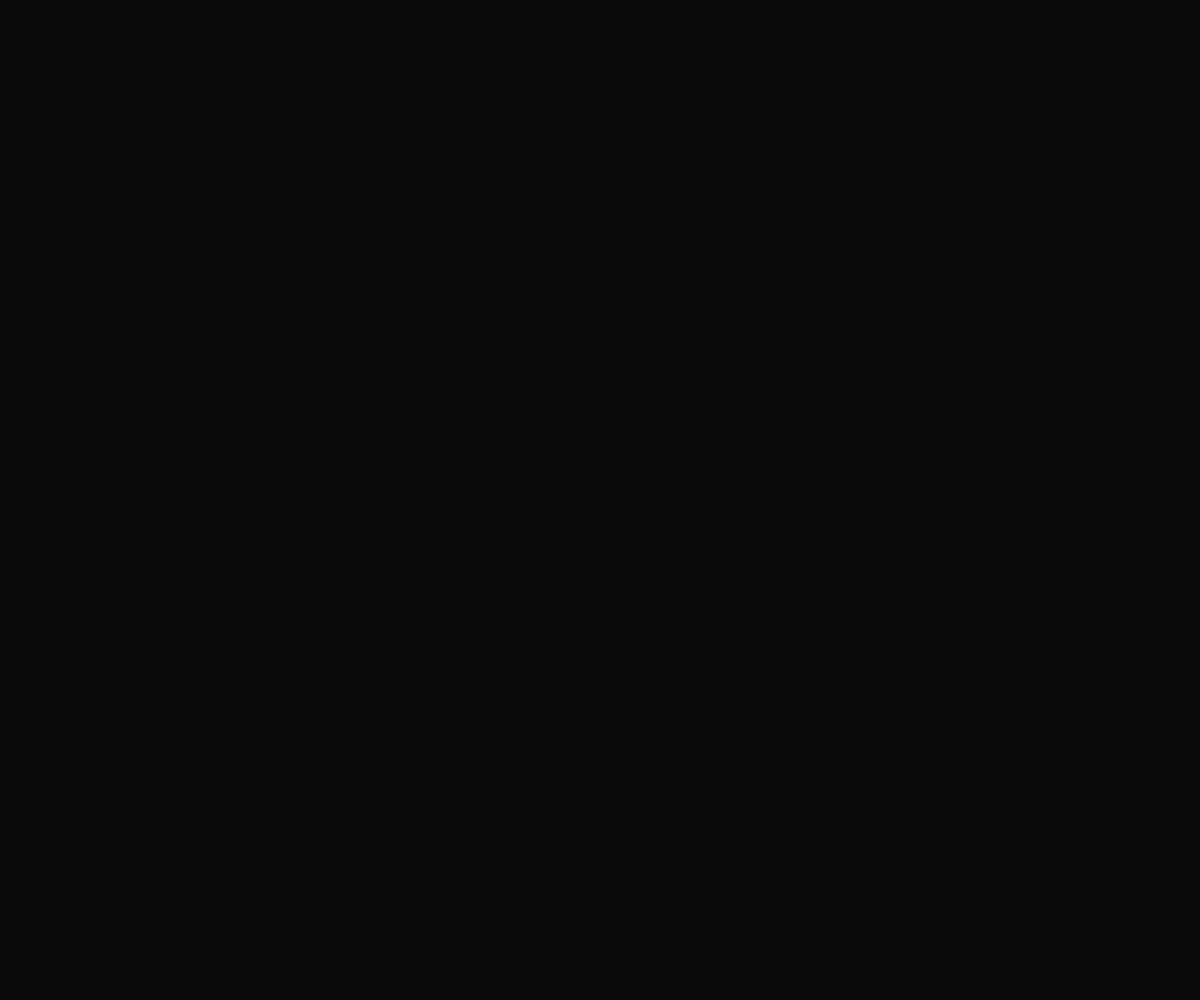
Frame 1 (no input)
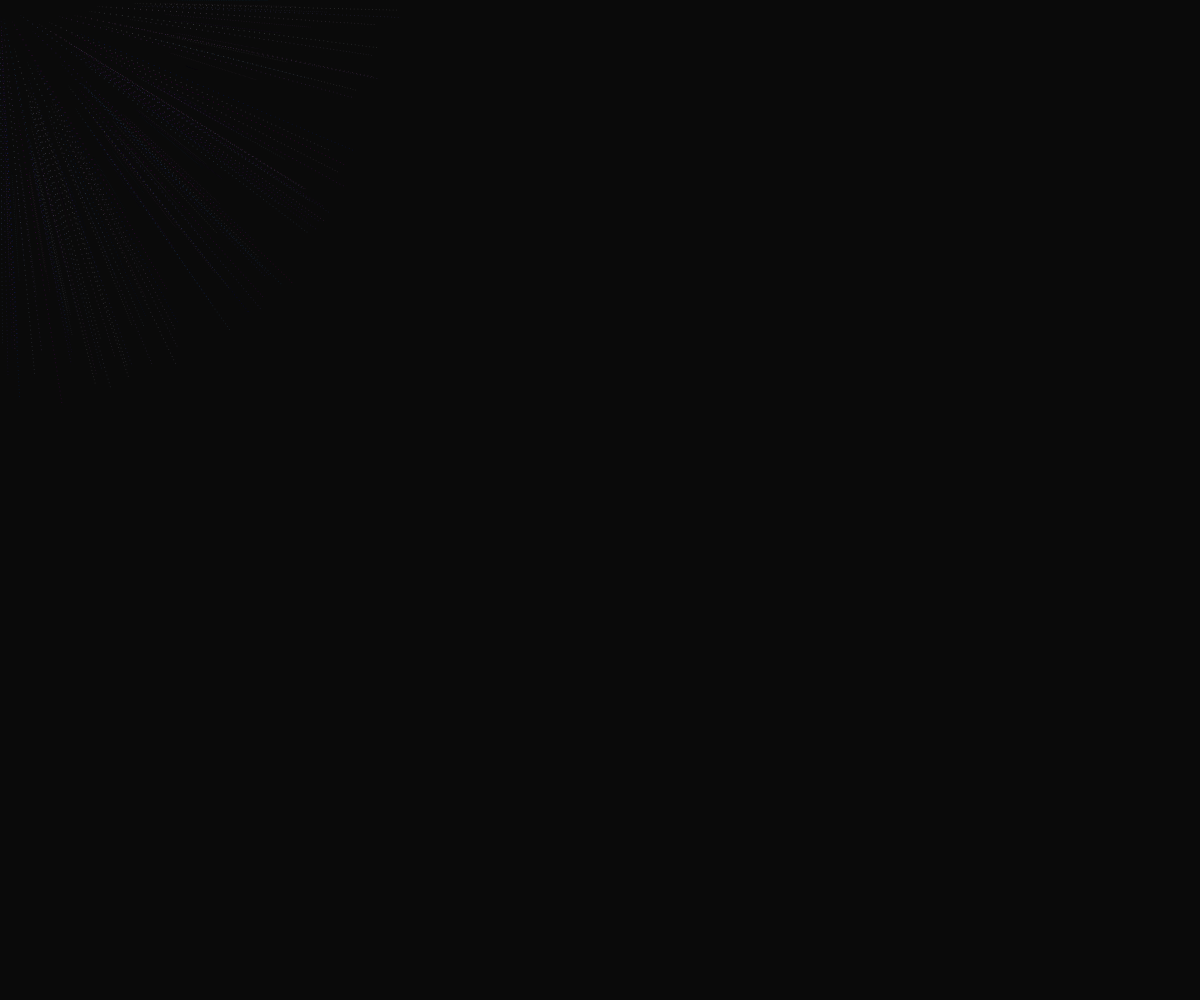
Frame 60 (no input)
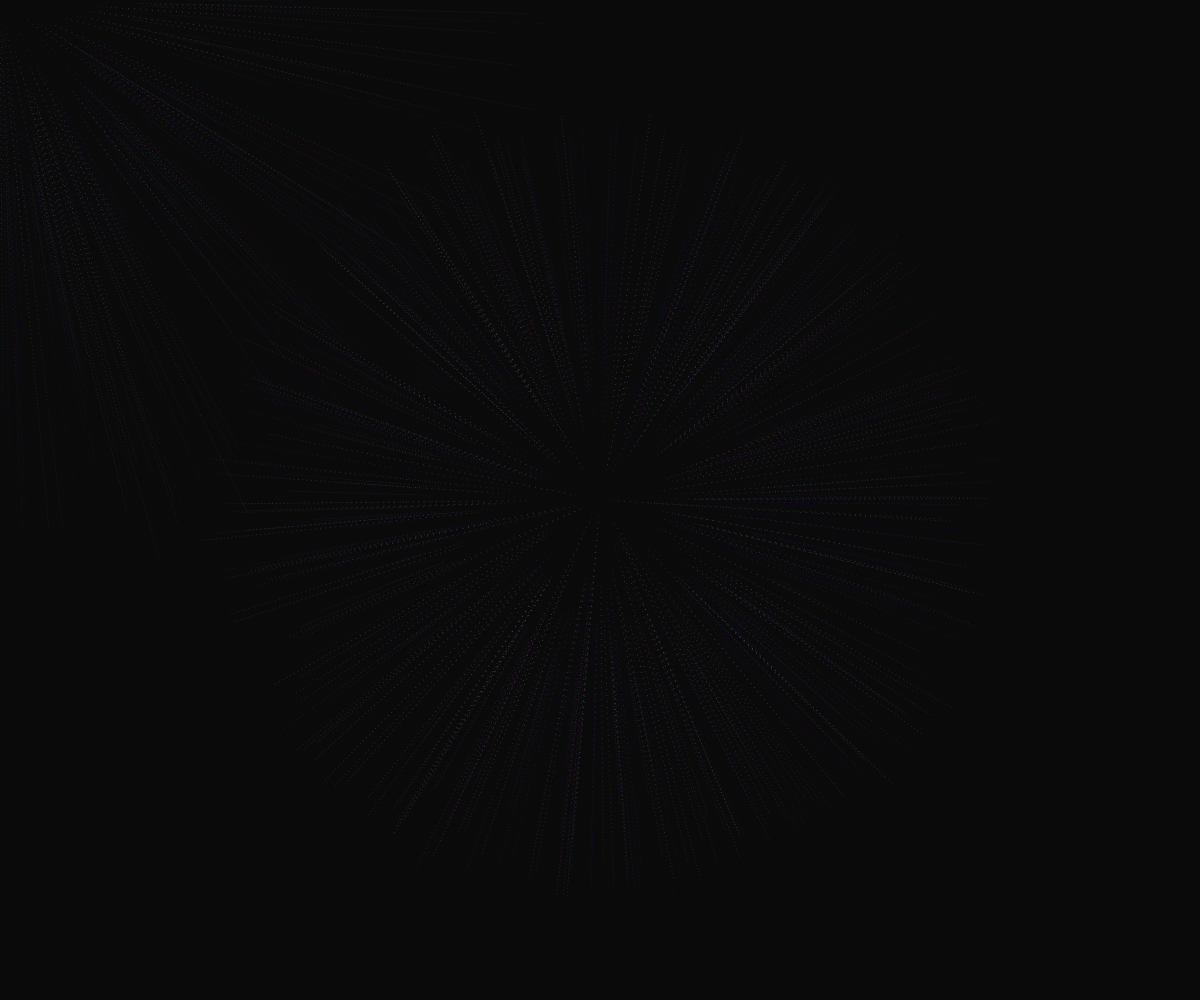
Frame 120 (the mouse pressed at the canvas centre since frame 60)

The p5.js sketch that drew these frames (run headless with seeded random() and noise() and a simulated clock; from frame 60 on, the mouse is pressed at the canvas centre):

// p5.js sketch
// ── sketch.js
/*
Particle sandbox

Controls:
	- Move the mouse around the interact with the particles.
	- Mouse click to reset the scene.

Author:
  Jason Labbe

Site:
  jasonlabbe3d.com
*/

var bobCount = 5000;
var bobs = [];
var globalHue;


function setup() {
	createCanvas(windowWidth, windowHeight);
	colorMode(HSB, 255);
	reset();
}


function draw() {
	for (let i = 0; i < bobs.length; i++) {
		let b = bobs[i];
		b.move();
		
		stroke(b.hue, b.bright, 255, b.vel.mag() * 10);
		point(b.pos.x, b.pos.y);
	}
}


function mouseClicked() {
	reset();
}


function reset() {
	globalHue = random(255);
	
	bobs.splice(0, bobs.length);
	
	for (let i = 0; i < bobCount; i++) {
		bobs.push(new Bob(random(width), random(height)));
	}
	
	background(10);
	
	// Make sure mouse doesn't immediately effect particles.
	mouseX = -9999;
	mouseY = -9999;
}
// ── bob.js
function Bob(x, y) {
  
  this.pos = new p5.Vector(x, y);
  this.vel = new p5.Vector(0, 0);
	this.vel.mult(random(0.1));
  this.acc = new p5.Vector(0, 0);
  this.drag = random(0.98, 0.99);
	this.hue = (globalHue + random(-40, 40)) % 255;
	this.bright = random(255);
	
  this.move = function() {
		// Add some air drag so it can eventually settle.
		this.vel.mult(this.drag);

    // Push it away from the mouse.
    let mouseDist = dist(this.pos.x, this.pos.y, mouseX, mouseY);
    let mouseThresh = 200;
    
    if (mouseDist < mouseThresh) {
      let push = new p5.Vector(this.pos.x, this.pos.y);
      push.sub(new p5.Vector(mouseX, mouseY));
      push.normalize();
      push.mult((mouseThresh - mouseDist) * 0.01);
      this.acc.add(push);
    }
		
		// Move it.
		this.vel.add(this.acc);
		this.vel.limit(6);
		this.pos.add(this.vel);
		this.acc.mult(0);
		
		// Keep in bounds.
		if (this.pos.x < 0) {
			this.pos.x = 0;
			this.vel.x *= -1;
		} else if (this.pos.x > width) {
			this.pos.x = width;
			this.vel.x *= -1;
		}
		
		if (this.pos.y < 0) {
			this.pos.y = 0;
			this.vel.y *= -1;
		} else if (this.pos.y > height) {
			this.pos.y = height;
			this.vel.y *= -1;
		}
	}
	
}
